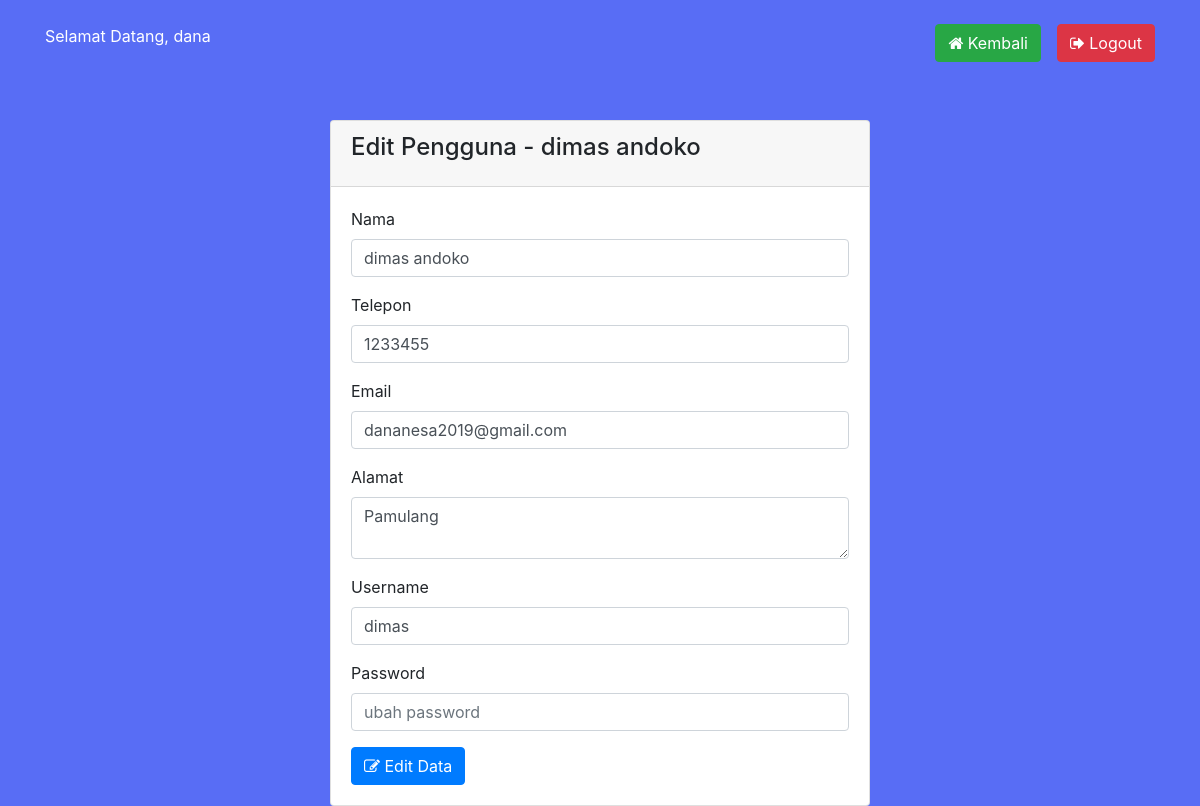
Screenshot of /edit.php?id=9 (signed in) with the database file from the repository.
### tables this page shows
CREATE TABLE `tbl_user` (
  `id_login` int(11) NOT NULL,
  `username` varchar(255) NOT NULL,
  `password` varchar(255) NOT NULL,
  `nama_pengguna` varchar(255) NOT NULL,
  `telepon` varchar(15) NOT NULL,
  `email` varchar(255) NOT NULL,
  `alamat` text NOT NULL
);

### proses/panggil.php (called while the page is built, shortened)
<?php
    include 'prosescrud.php';
    $db = new Koneksi();
    $koneksi =  $db->DBConnect();
    $proses = new prosesCrud($koneksi);
    $id = $_SESSION['ADMIN']['id_login'];
    $sesi = $proses->tampil_data_id('tbl_user','id_login',$id);
?>

### proses/prosescrud.php (called while the page is built, shortened)
<?php
class prosesCrud {
    protected $db;
    function __construct($db){
        $this->db = $db;
    }
    function tampil_data_id($tabel,$where,$id)
    {
        $row = $this->db->prepare("SELECT * FROM $tabel WHERE $where = ?");
        $row->execute(array($id));
        return $hasil = $row->fetch();
    }
}

### edit.php (the view, shortened to what this page needs)
<?php
    require 'proses/panggil.php';
    $idGet = strip_tags($_GET['id']);
    $hasil = $proses->tampil_data_id('tbl_user','id_login',$idGet);
?>
<!DOCTYPE HTML>
<html>
	<head>
		<link rel="stylesheet" href="https://maxcdn.bootstrapcdn.com/bootstrap/4.0.0/css/bootstrap.min.css">
		<link rel="stylesheet" href="https://stackpath.bootstrapcdn.com/font-awesome/4.7.0/css/font-awesome.min.css">
	</head>
    <body style="background:#586df5;">
		<div class="container">
			<br/>
            <span style="color:#fff";>Selamat Datang, <?php echo $sesi['nama_pengguna'];?></span>
			<div class="float-right">
				<a href="index.php" class="btn btn-success btn-md" style="margin-right:1pc;"><span class="fa fa-home"></span> Kembali</a>
				<a href="logout.php" class="btn btn-danger btn-md float-right"><span class="fa fa-sign-out"></span> Logout</a>
			</div>
			<br/><br/><br/>
			<div class="row">
				<div class="col-sm-3"></div>
				<div class="col-lg-6">
					<br/>
					<div class="card">
						<div class="card-header">
						<h4 class="card-title">Edit Pengguna - <?php echo $hasil['nama_pengguna'];?></h4>
						</div>
						<div class="card-body">
							<form action="proses/crud.php?aksi=edit" method="POST">
								<div class="form-group">
									<label>Nama </label>
									<input type="text" value="<?php echo $hasil['nama_pengguna'];?>" class="form-control" name="nama">
								</div>
								<div class="form-group">
									<label>Telepon</label>
									<input type="number" value="<?php echo $hasil['telepon'];?>" class="form-control" name="telepon">
								</div>
								<div class="form-group">
									<label>Email</label>
									<input type="harga" value="<?php echo $hasil['email'];?>" class="form-control" name="email">
								</div>
								<div class="form-group">
									<label>Alamat</label>
									<textarea name="alamat" class="form-control"><?php echo $hasil['alamat'];?></textarea>
								</div>
								<div class="form-group">
									<label>Username</label>
									<input type="text" value="<?php echo $hasil['username'];?>" class="form-control" name="user">
								</div>
								<div class="form-group">
									<label>Password</label>
									<input type="password" value="" placeholder="ubah password" class="form-control" name="pass">
								</div>
								<button class="btn btn-primary btn-md" name="create"><i class="fa fa-edit"> </i> Edit Data</button>
							</form>
						</div>
					</div>
				</div>
				<div class="col-sm-3"></div>
			</div>
		</div>
	</body>
</html>

### rows the page displays
tbl_user: nama_pengguna "dana"
tbl_user: nama_pengguna "dimas andoko", nama "dimas andoko", telepon "1233455", email "dananesa2019@gmail.com", alamat "Pamulang", user "dimas"
